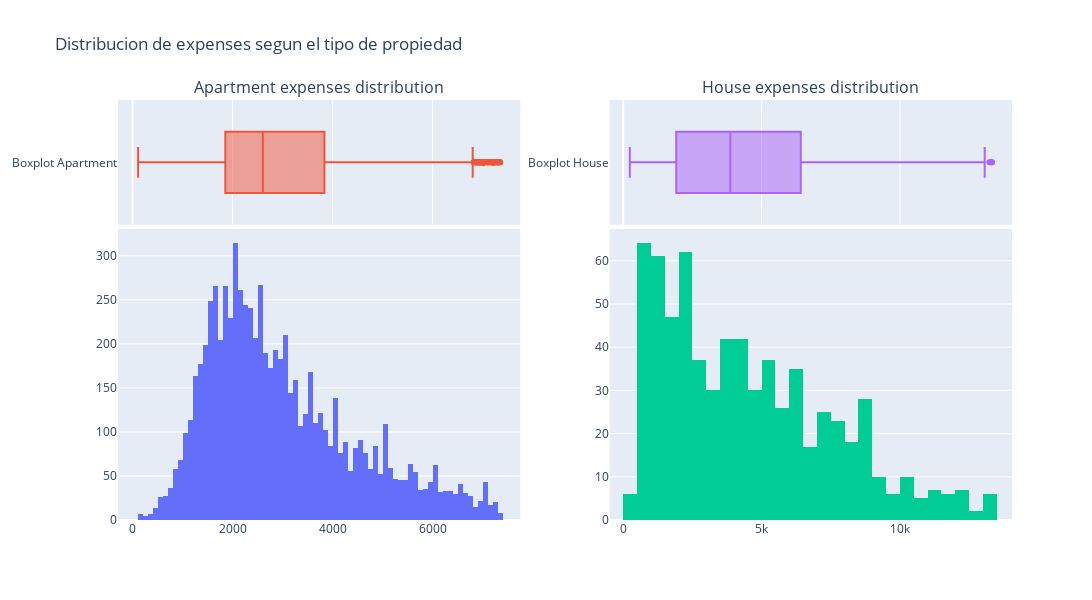

Write notebook code for a chart like this one.
### Code cell
# Distribucion de la variable surface_covered.
specs = [
    [{'type' : 'box'      } , {'type' : 'box'}],
    [{'type' : 'histogram'} , {'type' : 'histogram'}]
    ]
fig =  make_subplots(rows=2, cols=2, specs=specs, shared_xaxes=True, vertical_spacing=0.01, row_heights=[0.3, 0.7], subplot_titles=('Apartment expenses distribution', 'House expenses distribution'))

tr1 = go.Histogram(x=data_apartment['expenses'], name='Histograma Apartment')
tr2 = go.Box(x=data_apartment['expenses'], name='Boxplot Apartment')

fig.add_trace(tr1, row=2, col=1)
fig.add_trace(tr2, row=1, col=1)

tr3 = go.Histogram(x=data_house['expenses'], name='Histograma House')
tr4 = go.Box(x=data_house['expenses'], name='Boxplot House')

fig.add_trace(tr3, row=2, col=2)
fig.add_trace(tr4, row=1, col=2)

fig.update_layout(title='Distribucion de expenses segun el tipo de propiedad', height=600, width=1500, showlegend=False)
fig.show()

### Figure 1 — Plotly figure (JSON) as saved in the notebook; plotly's stock layout.template omitted (floating-point values rounded to 4 significant figures; data arrays with more than 128 entries replaced by an {"elided": "..."} marker saying what was removed)
{"data": [{"name": "Histograma Apartment", "type": "histogram", "x": {"elided": "7564 float values"}, "xaxis": "x3", "yaxis": "y3"}, {"name": "Boxplot Apartment", "type": "box", "x": {"elided": "7564 float values"}, "xaxis": "x", "yaxis": "y"}, {"name": "Histograma House", "type": "histogram", "x": {"elided": "689 float values"}, "xaxis": "x4", "yaxis": "y4"}, {"name": "Boxplot House", "type": "box", "x": {"elided": "689 float values"}, "xaxis": "x2", "yaxis": "y2"}], "layout": {"annotations": [{"font": {"size": 16}, "showarrow": false, "text": "Apartment expenses distribution", "x": 0.225, "xanchor": "center", "xref": "paper", "y": 1, "yanchor": "bottom", "yref": "paper"}, {"font": {"size": 16}, "showarrow": false, "text": "House expenses distribution", "x": 0.775, "xanchor": "center", "xref": "paper", "y": 1, "yanchor": "bottom", "yref": "paper"}], "height": 600, "showlegend": false, "title": {"text": "Distribucion de expenses segun el tipo de propiedad"}, "width": 1500, "xaxis": {"anchor": "y", "domain": [0, 0.45], "matches": "x3", "showticklabels": false}, "xaxis2": {"anchor": "y2", "domain": [0.55, 1], "matches": "x4", "showticklabels": false}, "xaxis3": {"anchor": "y3", "domain": [0, 0.45]}, "xaxis4": {"anchor": "y4", "domain": [0.55, 1]}, "yaxis": {"anchor": "x", "domain": [0.703, 1]}, "yaxis2": {"anchor": "x2", "domain": [0.703, 1]}, "yaxis3": {"anchor": "x3", "domain": [0, 0.693]}, "yaxis4": {"anchor": "x4", "domain": [0, 0.693]}}}
